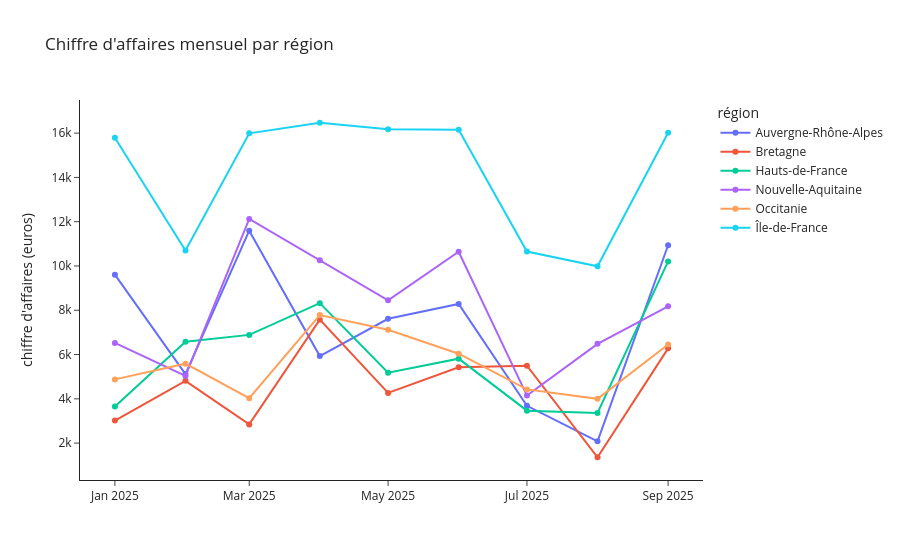

The code cell stored with this chart in its notebook:
### Markdown cell above
### Question 3.1

Crée avec `px.line` un graphique interactif du chiffre d'affaires mensuel par région, avec des marqueurs et un titre, dans une variable `fig_ca`. Ajoute dans l'info-bulle le nombre de commandes et le taux de réalisation formaté en pourcentage (`hover_data`), et remplace les noms de colonnes par des libellés lisibles avec `labels`. Termine par `fig_ca.show()`.

### Code cell
fig_ca = px.line(
    indicateurs,
    x="mois",
    y="ca",
    color="region",
    markers=True,
    hover_data={"nb_commandes": True, "taux_realisation": ":.0%"},
    labels={
        "ca": "chiffre d'affaires",
        "mois": "",
        "region": "région",
        "nb_commandes": "commandes",
        "taux_realisation": "objectif atteint",
    },
    title="Chiffre d'affaires mensuel par région",
)
fig_ca.update_layout(yaxis_title="chiffre d'affaires (euros)", template="simple_white")
fig_ca.show()

### Figure 1 — Plotly figure (JSON) as saved in the notebook; plotly's stock layout.template omitted (floating-point values rounded to 4 significant figures)
{"data": [{"customdata": [[45.0, 1.13], [31.0, 0.6022], [60.0, 1.364], [41.0, 0.698], [46.0, 0.8958], [53.0, 0.975], [30.0, 0.4336], [15.0, 0.2448], [57.0, 1.287]], "hovertemplate": "région=Auvergne-Rhône-Alpes<br>=%{x}<br>chiffre d'affaires=%{y}<br>commandes=%{customdata[0]}<br>objectif atteint=%{customdata[1]:.0%}<extra></extra>", "legendgroup": "Auvergne-Rhône-Alpes", "line": {"color": "#636efa", "dash": "solid"}, "marker": {"symbol": "circle"}, "mode": "lines+markers", "name": "Auvergne-Rhône-Alpes", "orientation": "v", "showlegend": true, "type": "scatter", "x": ["2025-01-01T00:00:00.000000", "2025-02-01T00:00:00.000000", "2025-03-01T00:00:00.000000", "2025-04-01T00:00:00.000000", "2025-05-01T00:00:00.000000", "2025-06-01T00:00:00.000000", "2025-07-01T00:00:00.000000", "2025-08-01T00:00:00.000000", "2025-09-01T00:00:00.000000"], "xaxis": "x", "y": [9608.0, 5118.0, 11590.0, 5933.0, 7614.0, 8287.0, 3686.0, 2081.0, 10940.0], "yaxis": "y"}, {"customdata": [[22.0, 0.6701], [23.0, 1.07], [23.0, 0.6321], [31.0, 1.683], [26.0, 0.948], [24.0, 1.206], [18.0, 1.222], [12.0, 0.3024], [30.0, 1.396]], "hovertemplate": "région=Bretagne<br>=%{x}<br>chiffre d'affaires=%{y}<br>commandes=%{customdata[0]}<br>objectif atteint=%{customdata[1]:.0%}<extra></extra>", "legendgroup": "Bretagne", "line": {"color": "#EF553B", "dash": "solid"}, "marker": {"symbol": "circle"}, "mode": "lines+markers", "name": "Bretagne", "orientation": "v", "showlegend": true, "type": "scatter", "x": ["2025-01-01T00:00:00.000000", "2025-02-01T00:00:00.000000", "2025-03-01T00:00:00.000000", "2025-04-01T00:00:00.000000", "2025-05-01T00:00:00.000000", "2025-06-01T00:00:00.000000", "2025-07-01T00:00:00.000000", "2025-08-01T00:00:00.000000", "2025-09-01T00:00:00.000000"], "xaxis": "x", "y": [3016.0, 4814.0, 2844.0, 7575.0, 4266.0, 5427.0, 5498.0, 1361.0, 6280.0], "yaxis": "y"}, {"customdata": [[24.0, 0.5624], [45.0, 1.012], [42.0, 1.06], [31.0, 1.28], [44.0, 0.7967], [39.0, 0.8945], [26.0, 0.5331], [17.0, 0.5174], [52.0, 1.57]], "hovertemplate": "région=Hauts-de-France<br>=%{x}<br>chiffre d'affaires=%{y}<br>commandes=%{customdata[0]}<br>objectif atteint=%{customdata[1]:.0%}<extra></extra>", "legendgroup": "Hauts-de-France", "line": {"color": "#00cc96", "dash": "solid"}, "marker": {"symbol": "circle"}, "mode": "lines+markers", "name": "Hauts-de-France", "orientation": "v", "showlegend": true, "type": "scatter", "x": ["2025-01-01T00:00:00.000000", "2025-02-01T00:00:00.000000", "2025-03-01T00:00:00.000000", "2025-04-01T00:00:00.000000", "2025-05-01T00:00:00.000000", "2025-06-01T00:00:00.000000", "2025-07-01T00:00:00.000000", "2025-08-01T00:00:00.000000", "2025-09-01T00:00:00.000000"], "xaxis": "x", "y": [3656.0, 6575.0, 6888.0, 8321.0, 5178.0, 5814.0, 3465.0, 3363.0, 10210.0], "yaxis": "y"}, {"customdata": [[32.0, 0.9321], [32.0, 0.719], [47.0, 1.732], [37.0, 1.465], [34.0, 1.207], [47.0, 1.521], [22.0, 0.5923], [20.0, 0.9262], [42.0, 1.169]], "hovertemplate": "région=Nouvelle-Aquitaine<br>=%{x}<br>chiffre d'affaires=%{y}<br>commandes=%{customdata[0]}<br>objectif atteint=%{customdata[1]:.0%}<extra></extra>", "legendgroup": "Nouvelle-Aquitaine", "line": {"color": "#ab63fa", "dash": "solid"}, "marker": {"symbol": "circle"}, "mode": "lines+markers", "name": "Nouvelle-Aquitaine", "orientation": "v", "showlegend": true, "type": "scatter", "x": ["2025-01-01T00:00:00.000000", "2025-02-01T00:00:00.000000", "2025-03-01T00:00:00.000000", "2025-04-01T00:00:00.000000", "2025-05-01T00:00:00.000000", "2025-06-01T00:00:00.000000", "2025-07-01T00:00:00.000000", "2025-08-01T00:00:00.000000", "2025-09-01T00:00:00.000000"], "xaxis": "x", "y": [6525.0, 5033.0, 12120.0, 10260.0, 8450.0, 10640.0, 4146.0, 6483.0, 8181.0], "yaxis": "y"}, {"customdata": [[31.0, 0.7505], [32.0, 0.8597], [25.0, 0.6201], [49.0, 1.198], [32.0, 1.095], [37.0, 0.9288], [21.0, 0.681], [23.0, 0.6151], [38.0, 0.9932]], "hovertemplate": "région=Occitanie<br>=%{x}<br>chiffre d'affaires=%{y}<br>commandes=%{customdata[0]}<br>objectif atteint=%{customdata[1]:.0%}<extra></extra>", "legendgroup": "Occitanie", "line": {"color": "#FFA15A", "dash": "solid"}, "marker": {"symbol": "circle"}, "mode": "lines+markers", "name": "Occitanie", "orientation": "v", "showlegend": true, "type": "scatter", "x": ["2025-01-01T00:00:00.000000", "2025-02-01T00:00:00.000000", "2025-03-01T00:00:00.000000", "2025-04-01T00:00:00.000000", "2025-05-01T00:00:00.000000", "2025-06-01T00:00:00.000000", "2025-07-01T00:00:00.000000", "2025-08-01T00:00:00.000000", "2025-09-01T00:00:00.000000"], "xaxis": "x", "y": [4878.0, 5588.0, 4031.0, 7785.0, 7119.0, 6037.0, 4426.0, 3998.0, 6456.0], "yaxis": "y"}, {"customdata": [[72.0, 1.128], [66.0, 0.7645], [89.0, 1.142], [71.0, 1.176], [77.0, 1.155], [96.0, 1.154], [54.0, 0.7608], [49.0, 0.7134], [100.0, 1.144]], "hovertemplate": "région=Île-de-France<br>=%{x}<br>chiffre d'affaires=%{y}<br>commandes=%{customdata[0]}<br>objectif atteint=%{customdata[1]:.0%}<extra></extra>", "legendgroup": "Île-de-France", "line": {"color": "#19d3f3", "dash": "solid"}, "marker": {"symbol": "circle"}, "mode": "lines+markers", "name": "Île-de-France", "orientation": "v", "showlegend": true, "type": "scatter", "x": ["2025-01-01T00:00:00.000000", "2025-02-01T00:00:00.000000", "2025-03-01T00:00:00.000000", "2025-04-01T00:00:00.000000", "2025-05-01T00:00:00.000000", "2025-06-01T00:00:00.000000", "2025-07-01T00:00:00.000000", "2025-08-01T00:00:00.000000", "2025-09-01T00:00:00.000000"], "xaxis": "x", "y": [15790.0, 10700.0, 15990.0, 16470.0, 16170.0, 16150.0, 10650.0, 9987.0, 16020.0], "yaxis": "y"}], "layout": {"legend": {"title": {"text": "région"}, "tracegroupgap": 0}, "title": {"text": "Chiffre d'affaires mensuel par région"}, "xaxis": {"anchor": "y", "domain": [0.0, 1.0], "title": {"text": ""}}, "yaxis": {"anchor": "x", "domain": [0.0, 1.0], "title": {"text": "chiffre d'affaires (euros)"}}}}
